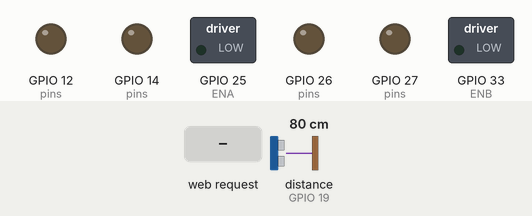
Bench run of a sketch on a simulated ESP32. Parts: switched loads named in the sketch (green lamp = pin HIGH), output pins drawn as LEDs (lit = HIGH). Wiring (inferred from the names in the program): ultrasonic range finder: trigger GPIO 18; echo GPIO 19. Inputs (shaded band) come from the test bench; at power-on: distance to the obstacle (sensor on GPIO 19) 80 cm. The echo pulse lasts 58.3 µs per cm; pins used as bus, display or sensor lines are not drawn.

Above: at 1.2 s.
1.3 s: HTTP request GET /m?l=1 received
At 1.7 s:
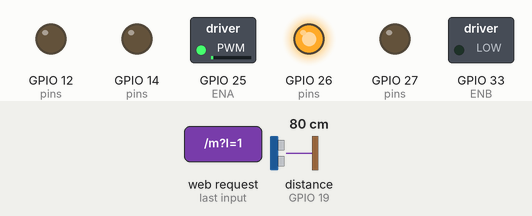
3.3 s: HTTP request GET /m?l=120 received
At 3.7 s:
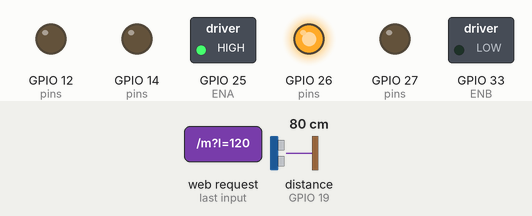
5.3 s: HTTP request GET /m?r=1 received
At 5.6 s:
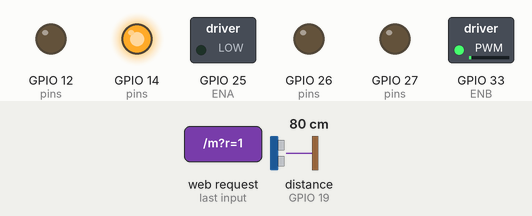
7.3 s: HTTP request GET /m?r=120 received
At 7.7 s:
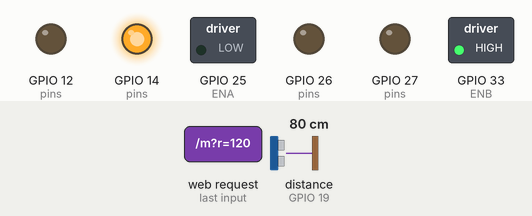
9.3 s: HTTP request GET /m?l=1&r=1 received
At 9.7 s:
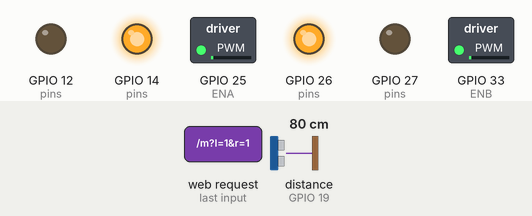
11.3 s: HTTP request GET /m?l=120&r=120 received
At 11.7 s:
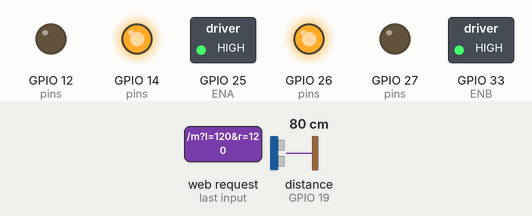
Timing chart, 0 to 14.3 s (numbered marks = the images above; inputs shaded):
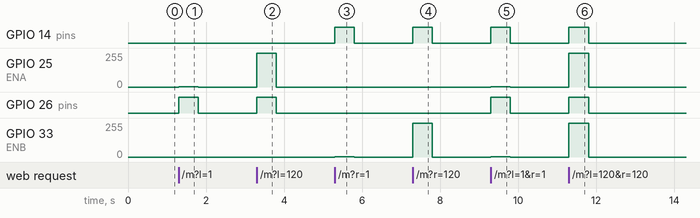

Measured:
- after the input at 1.3 s, GPIO 25 (ENA): 0/255 → 2/255 at once, → 0/255 0.50 s later; GPIO 26 (pins): LOW → HIGH at once, → LOW 0.50 s later
- after the input at 3.3 s, GPIO 25 (ENA): 0/255 → 255/255 at once, → 0/255 0.50 s later; GPIO 26 (pins): LOW → HIGH at once, → LOW 0.50 s later
- after the input at 5.3 s, GPIO 14 (pins): LOW → HIGH at once, → LOW 0.50 s later; GPIO 33 (ENB): 0/255 → 2/255 at once, → 0/255 0.50 s later
- after the input at 7.3 s, GPIO 14 (pins): LOW → HIGH at once, → LOW 0.50 s later; GPIO 33 (ENB): 0/255 → 255/255 at once, → 0/255 0.50 s later
- after the input at 9.3 s, GPIO 14 (pins), GPIO 26 (pins): LOW → HIGH at once, → LOW 0.50 s later; GPIO 25 (ENA), GPIO 33 (ENB): 0/255 → 2/255 at once, → 0/255 0.50 s later
- after the input at 11.3 s, GPIO 14 (pins), GPIO 26 (pins): LOW → HIGH at once, → LOW 0.50 s later; GPIO 25 (ENA), GPIO 33 (ENB): 0/255 → 255/255 at once, → 0/255 0.50 s later

The sketch:

mmcr_wifi.ino
```cpp
// Milestone Minds Connected Robotics (MMCR) - ESP32 Wi-Fi robot, no internet needed.
// The robot creates its own Wi-Fi network. Phone: join "MMCR-Robot" (password mmcr1234), open http://192.168.4.1
// and drive with the joystick page the robot serves itself. Same wiring and safety rules as mmcr_robot.ino:
// L298N motor driver, HC-SR04 (ECHO through a 1k + 2.2k divider), stop after 500 ms without commands,
// no forward motion closer than 15 cm. Board: ESP32, Arduino core 3.0 or newer.
#include <WiFi.h>
#include <WebServer.h>

const char *SSID = "MMCR-Robot", *PASS = "mmcr1234";   // change the password for your class
const int ENA = 25, IN1 = 26, IN2 = 27, ENB = 33, IN3 = 14, IN4 = 12, TRIG = 18, ECHO = 19;

WebServer server(80);
int left = 0, right = 0;
unsigned long lastCmd = 0, lastPing = 0;
long dist = 999;

const char PAGE[] PROGMEM = R"HTML(<!doctype html><html><head><meta name=viewport content="width=device-width,initial-scale=1,user-scalable=no">
<title>MMCR Robot</title><style>body{margin:0;background:#0b1322;color:#fff;font-family:sans-serif;text-align:center;touch-action:none}
#pad{position:relative;width:240px;height:240px;margin:20px auto;border-radius:50%;background:#1e293b;border:2px solid #334155}
#k{position:absolute;left:50%;top:50%;width:84px;height:84px;margin:-42px 0 0 -42px;border-radius:50%;background:#3b82f6;pointer-events:none}
button{font-size:20px;padding:14px 20px;border-radius:12px;border:0;background:#b91c1c;color:#fff;width:90%}</style></head><body>
<h2>MMCR Robot</h2><div>Distance: <b id=d>-</b></div><div id=pad><div id=k></div></div>
<div>Speed <input id=t type=range min=20 max=100 value=70> <b id=tv>70%</b></div><p><button id=s>STOP</button></p>
<script>
var jx=0,jy=0,thr=.7,stopped=false,p=document.getElementById('pad'),k=document.getElementById('k'),dr=false;
function set(e){var r=p.getBoundingClientRect(),x=(e.clientX-r.left)/r.width*2-1,y=(e.clientY-r.top)/r.height*2-1,m=Math.hypot(x,y);if(m>1){x/=m;y/=m}jx=x;jy=-y;k.style.left=50+x*35+'%';k.style.top=50+y*35+'%'}
function end(){dr=false;jx=jy=0;k.style.left='50%';k.style.top='50%'}
p.onpointerdown=function(e){dr=true;p.setPointerCapture(e.pointerId);set(e)};p.onpointermove=function(e){if(dr)set(e)};p.onpointerup=end;p.onpointercancel=end;
document.getElementById('t').oninput=function(){thr=this.value/100;document.getElementById('tv').textContent=this.value+'%'};
document.getElementById('s').onclick=function(){stopped=!stopped;this.textContent=stopped?'RELEASE STOP':'STOP'};
function c(v){return Math.max(-1,Math.min(1,v))}
setInterval(function(){var l=Math.round(c(jy+jx)*thr*100),r=Math.round(c(jy-jx)*thr*100);if(stopped)l=r=0;
fetch('/m?l='+l+'&r='+r).then(function(x){return x.json()}).then(function(j){document.getElementById('d').textContent=j.d>=999?'clear':j.d+' cm'}).catch(function(){document.getElementById('d').textContent='no link'})},100);
</script></body></html>)HTML";

void motor(int en, int a, int b, int v) {
  v = constrain(v, -100, 100);
  digitalWrite(a, v > 0); digitalWrite(b, v < 0);
  ledcWrite(en, map(abs(v), 0, 100, 0, 255));
}
long readCm() {
  digitalWrite(TRIG, LOW); delayMicroseconds(2);
  digitalWrite(TRIG, HIGH); delayMicroseconds(10); digitalWrite(TRIG, LOW);
  long us = pulseIn(ECHO, HIGH, 25000);
  return us == 0 ? 999 : us / 58;
}

void setup() {
  int pins[] = {IN1, IN2, IN3, IN4, TRIG};
  for (int p : pins) pinMode(p, OUTPUT);
  pinMode(ECHO, INPUT);
  ledcAttach(ENA, 1000, 8); ledcAttach(ENB, 1000, 8);
  WiFi.softAP(SSID, PASS);
  server.on("/", []() { server.send_P(200, "text/html", PAGE); });
  server.on("/m", []() {
    left = server.arg("l").toInt(); right = server.arg("r").toInt(); lastCmd = millis();
    server.send(200, "application/json", "{\"d\":" + String(dist) + "}");
  });
  server.begin();
}

void loop() {
  server.handleClient();
  unsigned long now = millis();
  if (now - lastPing > 200) { lastPing = now; dist = readCm(); }
  int l = left, r = right;
  if (now - lastCmd > 500) l = r = 0;
  if (dist < 15 && (l + r) > 0) { l = min(l, 0); r = min(r, 0); }
  motor(ENA, IN1, IN2, l); motor(ENB, IN3, IN4, r);
}
```
